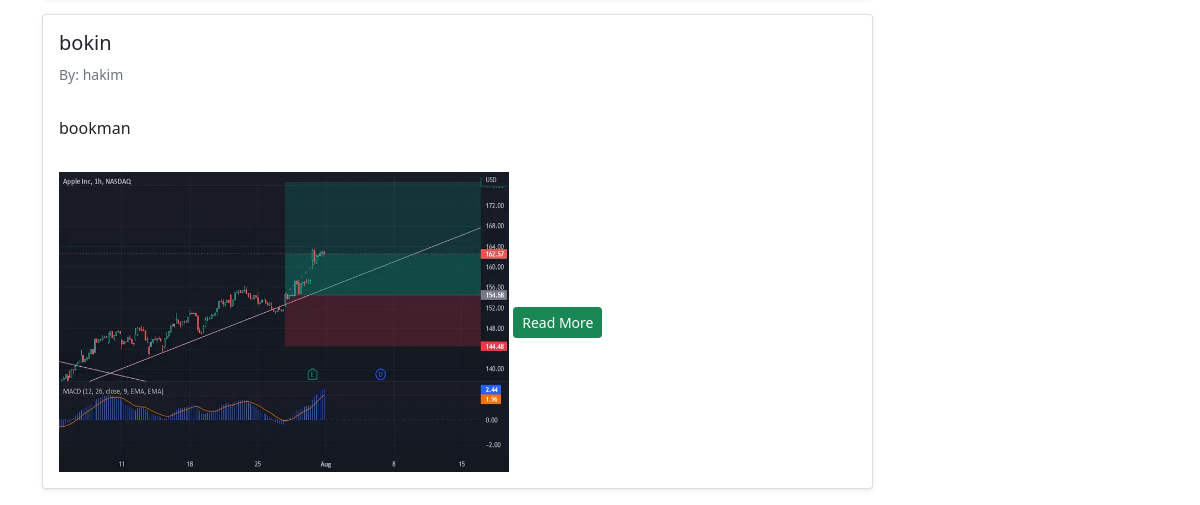
Page /blog/ (lower part) on the earlier database version.
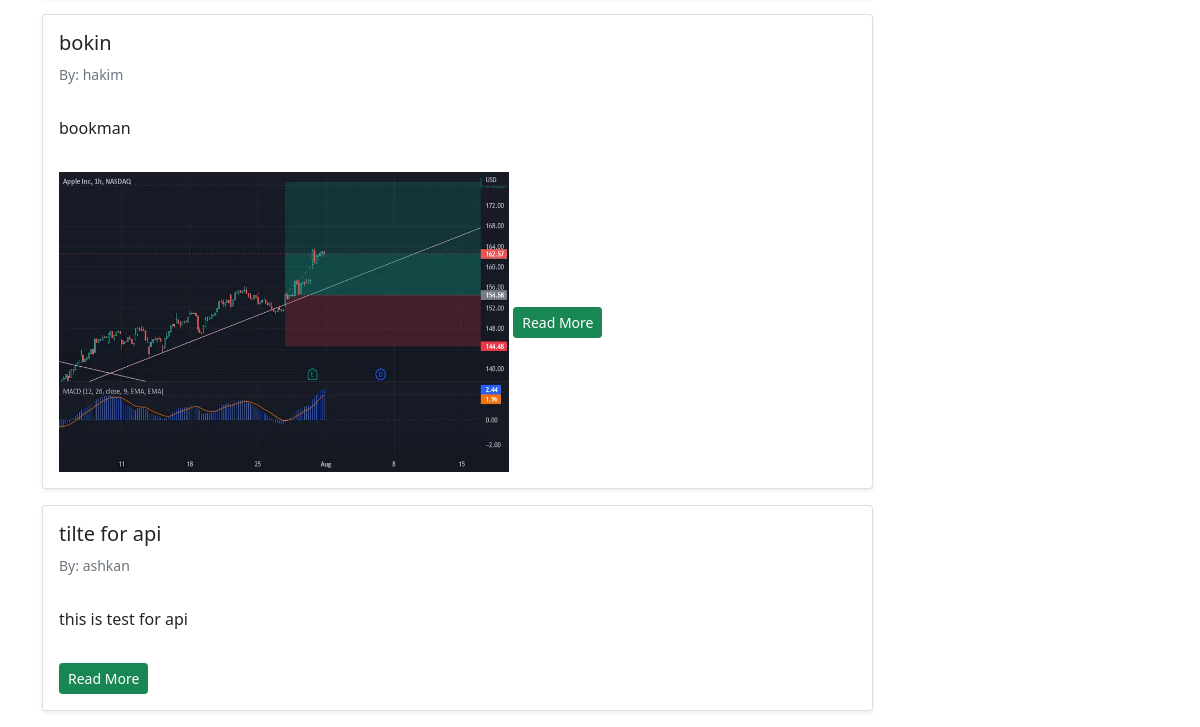
Same page on the later database version.
### blog/models.py (models this page shows, shortened)
class Post(models.Model):
    STATUS_CHOICES = (
        ('pub', 'Published'),
        ('drf', 'Draft'),
    )
    user = models.ForeignKey(get_user_model(), on_delete=models.CASCADE , related_name='user')
    title = models.CharField(max_length=100)
    text = models.TextField()
    datetime_created = models.DateTimeField(auto_now_add=True)
    datetime_modified = models.DateTimeField(auto_now=True)
    status = models.CharField(choices=STATUS_CHOICES, max_length=3)
    upload = models.ImageField(upload_to ='upload/' , blank=True)

### accounts/models.py (models this page shows)
class CustomUser(AbstractUser):
    pass

### blog/views.py (the view)
# urls.py: path("", PostList.as_view() , name='post_list'),
class PostList(generic.ListView):
    model = Post
    template_name = 'blog/post_list.html'
    paginate_by = 100  # if pagination is desired
    context_object_name = 'post_list'

### pages/templates/blog/post_list.html (shortened to what this page needs)
{% extends '_base.html' %}
{% block content %}
    <div class="container mt-4">
        <div class="row">
            <div class="col-9">
                {% for post in post_list %}
                    <div class="card shadow-sm my-3">
                        <div class="card-body">
                            <h5 class="card-title">{{ post.title }}</h5>
                            <h6 class="card-subtitle mb-2 text-muted small py-2">By: {{ post.user }}</h6>
                            <p class="card-text py-3">
                                {{ post.text }}
                            </p>
                            {% if post.upload %}
                            <img src="{{ post.upload.url }}" alt="Smiley face" width="450" height="300">
                            {% endif %}
                            <a href="{% url 'post_detail' post.id %}" class="btn btn-sm btn-success">Read More</a>
                        </div>
                    </div>
                {% endfor %}
            </div>
{% endblock content %}

### templates/_base.html (shortened to what this page needs)
<!doctype html>
<html lang="en">
<head>
    <link href="https://cdn.jsdelivr.net/npm/bootstrap@5.1.3/dist/css/bootstrap.min.css" rel="stylesheet"
>
</head>
<body>
{% block content %}
{% endblock content %}
        <div class="col-3">
        </div>
    </div>
</div>
</body>
</html>

Differences in the rows shown:
added Post: title "tilte for api", user "ashkan", text "this is test for api"
